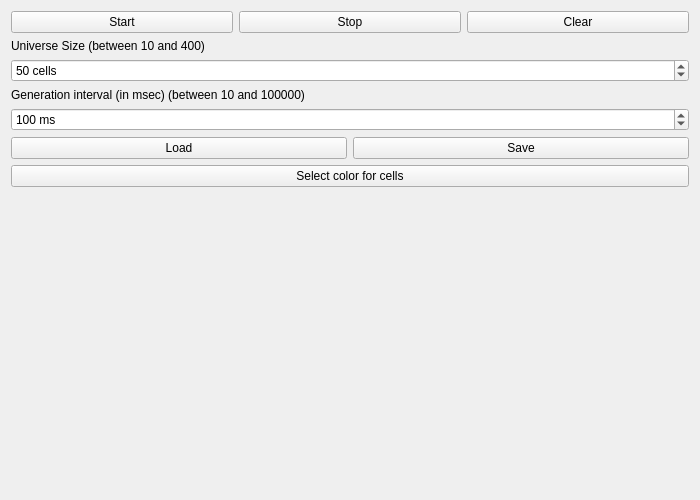
<?xml version="1.0" encoding="UTF-8"?>
<ui version="4.0">
 <class>MainWindow</class>
 <widget class="QMainWindow" name="MainWindow">
  <property name="geometry">
   <rect>
    <x>0</x>
    <y>0</y>
    <width>700</width>
    <height>500</height>
   </rect>
  </property>
  <property name="windowTitle">
   <string>Game of Life</string>
  </property>
  <widget class="QWidget" name="centralWidget">
   <layout class="QHBoxLayout" name="horizontalLayout">
    <item>
     <layout class="QHBoxLayout" name="mainLayout">
      <item>
       <layout class="QVBoxLayout" name="gameLayout"/>
      </item>
      <item>
       <layout class="QVBoxLayout" name="setLayout">
        <item>
         <layout class="QHBoxLayout" name="controlLayout">
          <item>
           <widget class="QPushButton" name="startButton">
            <property name="text">
             <string>Start</string>
            </property>
           </widget>
          </item>
          <item>
           <widget class="QPushButton" name="stopButton">
            <property name="text">
             <string>Stop</string>
            </property>
           </widget>
          </item>
          <item>
           <widget class="QPushButton" name="clearButton">
            <property name="text">
             <string>Clear</string>
            </property>
           </widget>
          </item>
         </layout>
        </item>
        <item>
         <widget class="QLabel" name="label">
          <property name="text">
           <string>Universe Size (between 10 and 400)</string>
          </property>
         </widget>
        </item>
        <item>
         <widget class="QSpinBox" name="cellsControl">
          <property name="suffix">
           <string> cells</string>
          </property>
          <property name="minimum">
           <number>10</number>
          </property>
          <property name="maximum">
           <number>400</number>
          </property>
          <property name="value">
           <number>50</number>
          </property>
         </widget>
        </item>
        <item>
         <widget class="QLabel" name="label2">
          <property name="text">
           <string>Generation interval (in msec) (between 10 and 100000)</string>
          </property>
         </widget>
        </item>
        <item>
         <widget class="QSpinBox" name="iterInterval">
          <property name="suffix">
           <string> ms</string>
          </property>
          <property name="minimum">
           <number>50</number>
          </property>
          <property name="maximum">
           <number>100000</number>
          </property>
          <property name="singleStep">
           <number>10</number>
          </property>
          <property name="value">
           <number>100</number>
          </property>
         </widget>
        </item>
        <item>
         <layout class="QHBoxLayout" name="fileLayout">
          <item>
           <widget class="QPushButton" name="loadButton">
            <property name="text">
             <string>Load</string>
            </property>
           </widget>
          </item>
          <item>
           <widget class="QPushButton" name="saveButton">
            <property name="text">
             <string>Save</string>
            </property>
           </widget>
          </item>
         </layout>
        </item>
        <item>
         <widget class="QPushButton" name="colorButton">
          <property name="text">
           <string>Select color for cells</string>
          </property>
         </widget>
        </item>
        <item>
         <spacer name="verticalSpacer">
          <property name="orientation">
           <enum>Qt::Vertical</enum>
          </property>
          <property name="sizeHint" stdset="0">
           <size>
            <width>20</width>
            <height>40</height>
           </size>
          </property>
         </spacer>
        </item>
       </layout>
      </item>
     </layout>
    </item>
   </layout>
  </widget>
 </widget>
 <layoutdefault spacing="6" margin="11"/>
 <resources/>
 <connections/>
</ui>
